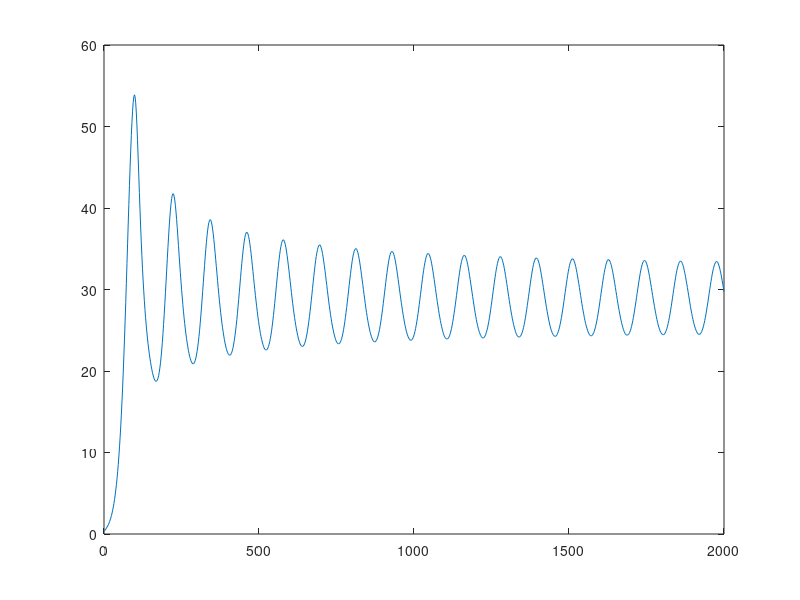
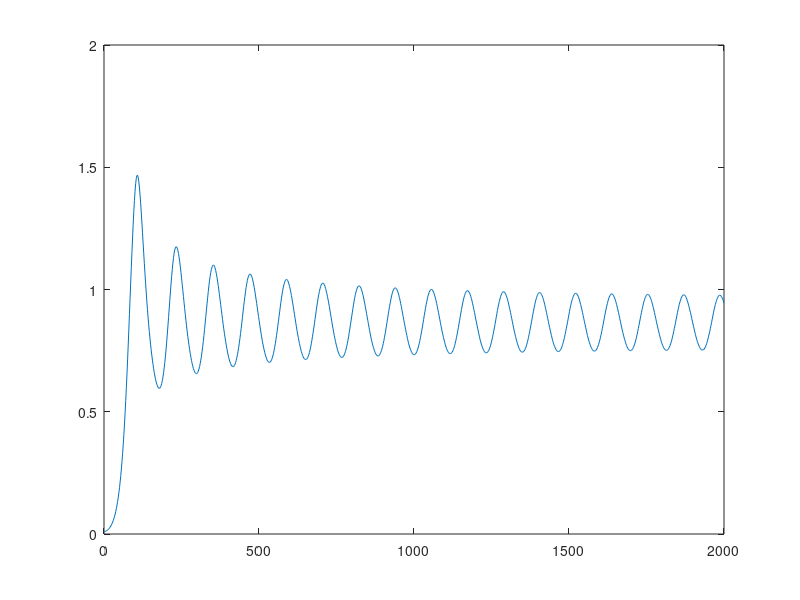

The MATLAB script that drew these images, in order:
function main
clear all; close all; clc;

global input Vp Vi Vg E tp ti td Rm a1 C1 C2 C3 C4 C5 Ub U0 Um Rg alpha beta

input = 100;
td=12;
Vp=3; Vi=11; Vg=10; E=0.2; tp=6; ti=100;  Rm=209; a1=6.6; C1=300;
C2=144; C3=100; C4=80; C5=25.86; Ub=72; U0=4; Um=94; Rg=180; alpha=7.5; beta=1.77;

initial = [1 1 1 1 1 ];
tspan = linspace(0,2000,1000);

[tt,sol]=ode45(@sturisfun,tspan,initial);

figure(1)
plot(tt,sol(:,1)/Vp)
figure(2)
plot(tt,sol(:,3)/(10*Vg))  % Output per dL, as in Sturis

%save sturis.dat sol -ASCII

%%
function dydt=sturisfun(t,y)
global Vp Vi E tp ti td input

I=y(1); G=y(2); h1=y(3); h2=y(4); h3=y(5); 

dydt = [eff1(G) - I/tp
        eff5(h3) + input - eff2(G) - eff3(G)*eff4(I)
        (I - h1)/td
        (h1-h2)/td
        (h2-h3)/td
        ];

%%
function out=eff1(z)
global  Vg  Rm a1 C1 
out=Rm/(1+exp(-z/(C1*Vg) + a1));

%%
function out=eff2(z)
global  Vg  C2 Ub 
out=Ub*(1-exp(-z/(C2*Vg)));

%%
function out=eff3(z)
global  Vg  C3
out=z/(C3*Vg);

%%
function out=eff4(z)
global Vi E  ti  C4  U0 Um  beta
kappa=(1/Vi + 1/(E*ti))/C4;
out=U0 + (Um-U0)/( 1+(kappa*z)^(-beta) );

%%
function out=eff5(z)
global Vp  C5  Rg alpha 
out=Rg/(1+exp(alpha*(z/(C5*Vp)-1)));
